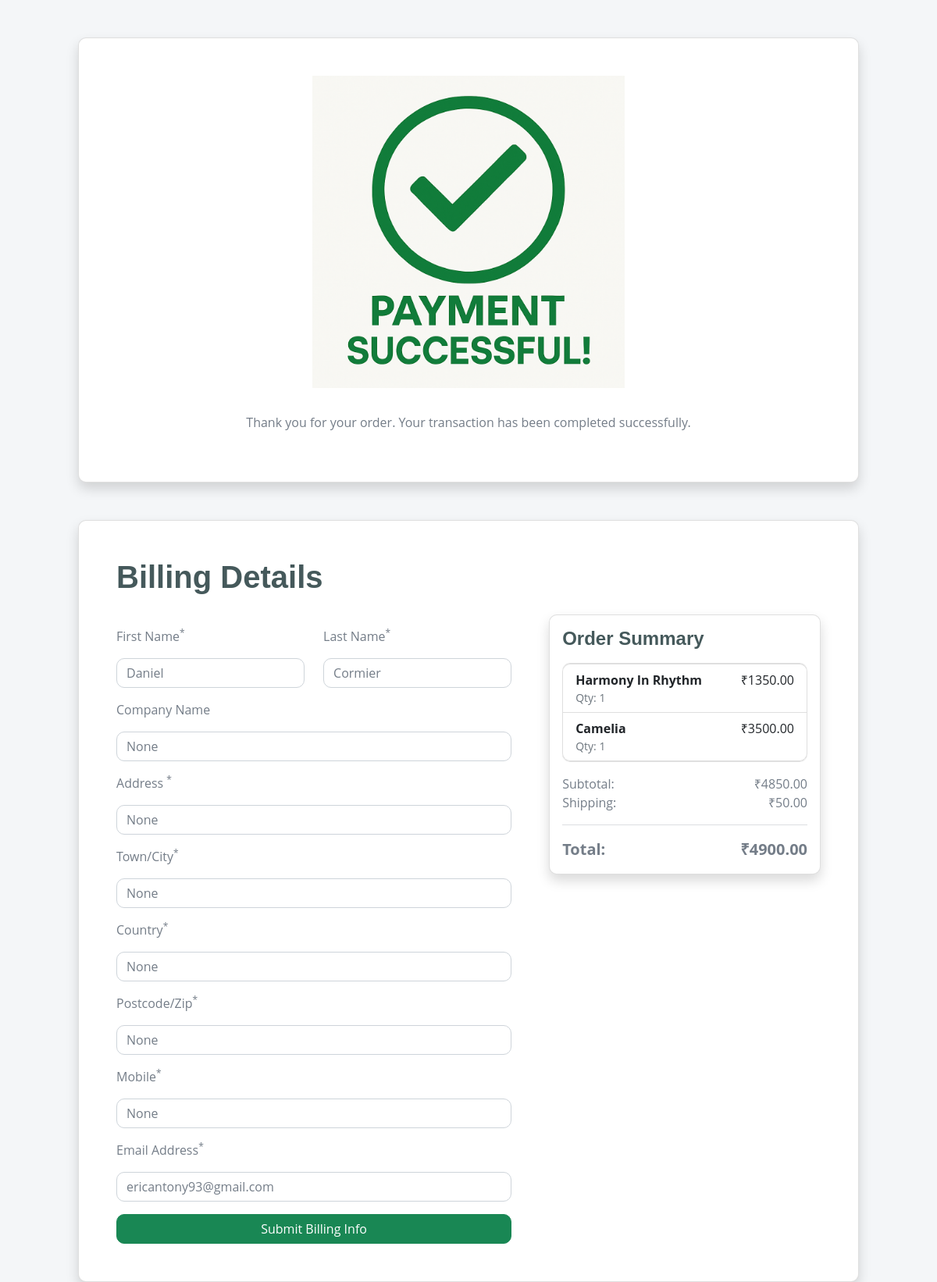
Page /payment_success/ (signed in) on the committed database.
### App/models.py (models this page shows, shortened)
class CartItem(models.Model):
    quantity = models.PositiveIntegerField(default=1)
    added_on = models.DateTimeField(auto_now_add=True)
    user = models.ForeignKey(settings.AUTH_USER_MODEL, on_delete=models.CASCADE)
    product = models.ForeignKey(Product, on_delete=models.CASCADE)
    class Meta:
        unique_together = ('user', 'product')

class Product(models.Model):
    name = models.CharField(max_length=200)
    description = models.TextField()
    price = models.FloatField()  # changed from DecimalField to FloatField
    stock = models.IntegerField()
    image = models.ImageField(upload_to='products', null=True, blank=True)
    category = models.CharField(
        max_length=20,
        choices=[
            ('ordinary', 'Ordinary Plants'),
            ('exotic', 'Exotic'),
            ('fertilizer', 'Fertilizers & Accessories'),
            ('decor', 'Decor'),
        ],
        default='ordinary'
    )
    created_at = models.DateTimeField(auto_now_add=True)
    updated_at = models.DateTimeField(auto_now=True)

### App/views.py (the view)
# urls.py: path('payment_success/', views.payment_success, name='payment_success'),
@login_required
def payment_success(request):
    cart_items = CartItem.objects.filter(user=request.user)
    grand_total = sum(item.product.price * item.quantity for item in cart_items)
    instance = BillingDetails.objects.filter(user=request.user).order_by('-id').first()
    if instance:
        form = BillingDetailsForm(instance=instance)
    else:
        form = BillingDetailsForm(initial={
            "first_name": request.user.first_name or "",
            "last_name":  request.user.last_name or "",
            "email":      request.user.email or "",
        })
    return render(request, "success.html", {
        "total_amount": grand_total,
        "cart_items": cart_items,
        "form": form,
    })

### App/forms.py
class BillingDetailsForm(forms.ModelForm):
    class Meta:
        model = BillingDetails
        fields = [
            'first_name',
            'last_name',
            'company_name',
            'address',
            'town',
            'country',
            'postcode',
            'mobile',
            'email'
        ]

### Templates/success.html (shortened to what this page needs)
{% load static %}
<!DOCTYPE html>
<html lang="en">
<head>
    <link rel="stylesheet" href="{% static 'css/bootstrap.min.css' %}">
</head>
<body class="bg-light">
    <div class="container mt-5 text-center">
        <div class="card shadow p-5" style="max-width: 1000px; margin:auto;">
            <img src="{% static 'img/successful.png' %}" alt="Success" style="max-width:400px; width:100%; height:auto; margin:auto;">
            <p class="mt-2">Thank you for your order. Your transaction has been completed successfully.</p>
        </div>
    </div>
    <div class="container mt-5">
        <div class="card shadow p-5" style="max-width: 1000px; margin:auto;">
            <h1 class="mb-4">Billing Details</h1>
            <form method="POST" action="{% url 'save_billing' %}">
                <div class="row g-5">
                    <div class="col-md-12 col-lg-6 col-xl-7">
                        <div class="row">
                            <div class="col-md-12 col-lg-6">
                                <div class="form-item w-100">
                                    <label class="form-label my-3">First Name<sup>*</sup></label>
                                    <input type="text" name="first_name" class="form-control"
                                        value="{{ form.first_name.value|default:request.user.first_name }}" required>
                                </div>
                            </div>
                            <div class="col-md-12 col-lg-6">
                                <div class="form-item w-100">
                                    <label class="form-label my-3">Last Name<sup>*</sup></label>
                                    <input type="text" name="last_name" class="form-control"
                                        value="{{ form.last_name.value|default:request.user.last_name }}" required>
                                </div>
                            </div>
                        </div>
                        <div class="form-item">
                            <label class="form-label my-3">Company Name</label>
                            <input type="text" name="company_name" class="form-control"
                                value="{{ form.company_name.value }}">
                        </div>
                        <div class="form-item">
                            <label class="form-label my-3">Address <sup>*</sup></label>
                            <input type="text" name="address" class="form-control" value="{{ form.address.value }}"
                                placeholder="House Number, Street Name" required>
                        </div>
                        <div class="form-item">
                            <label class="form-label my-3">Town/City<sup>*</sup></label>
                            <input type="text" name="town" class="form-control" value="{{ form.town.value }}" required>
                        </div>
                        <div class="form-item">
                            <label class="form-label my-3">Country<sup>*</sup></label>
                            <input type="text" name="country" class="form-control" value="{{ form.country.value }}"
                                required>
                        </div>
                        <div class="form-item">
                            <label class="form-label my-3">Postcode/Zip<sup>*</sup></label>
                            <input type="text" name="postcode" class="form-control" value="{{ form.postcode.value }}"
                                required>
                        </div>
                        <div class="form-item">
                            <label class="form-label my-3">Mobile<sup>*</sup></label>
                            <input type="tel" name="mobile" class="form-control" value="{{ form.mobile.value }}"
                                required>
                        </div>
                        <div class="form-item">
                            <label class="form-label my-3">Email Address<sup>*</sup></label>
                            <input type="email" name="email" class="form-control"
                                value="{{ form.email.value|default:request.user.email }}" required>
                        </div>
                        <button class="btn btn-success mt-3 w-100">Submit Billing Info</button>
                    </div>
                    <div class="col-md-12 col-lg-6 col-xl-5">
                        <div class="card shadow p-3">
                            <h4 class="mb-3">Order Summary</h4>
                            {% if cart_items %}
                            <ul class="list-group mb-3">
                                {% for item in cart_items %}
                                <li class="list-group-item d-flex justify-content-between">
                                    <div>
                                        <strong>{{ item.product.name }}</strong>
                                        <div class="small text-muted">Qty: {{ item.quantity }}</div>
                                    </div>
                                    <span>₹{{ item.product.price|floatformat:2 }}</span>
                                </li>
                                {% endfor %}
                            </ul>
                            <div class="d-flex justify-content-between">
                                <div>Subtotal:</div>
                                <div>₹{{ total_amount|floatformat:2 }}</div>
                            </div>
                            <div class="d-flex justify-content-between">
                                <div>Shipping:</div>
                                <div>₹50.00</div>
                            </div>
                            <hr>
                            <div class="d-flex justify-content-between fw-bold fs-5">
                                <div>Total:</div>
                                <div>₹{{ total_amount|add:50|floatformat:2 }}</div>
                            </div>
                            {% else %}
                            <p class="text-muted">No items in cart.</p>
                            {% endif %}
                        </div>
                    </div>
                </div>
            </form>
        </div>
    </div>
</body>
</html>

### rows in the picture
CartItem: product.name "Harmony In Rhythm", quantity "1", product.price "1350.00"
CartItem: product.name "Camelia", quantity "1", product.price "3500.00"

### other values in the picture
{{ total_amount|floatformat:2 }} "4850.00"
{{ total_amount|add:50|floatformat:2 }} "4900.00"
